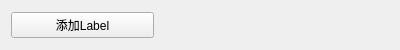
<?xml version="1.0" encoding="UTF-8"?>
<ui version="4.0">
 <class>Form</class>
 <widget class="QWidget" name="Form">
  <property name="geometry">
   <rect>
    <x>0</x>
    <y>0</y>
    <width>400</width>
    <height>50</height>
   </rect>
  </property>
  <property name="windowTitle">
   <string>Form</string>
  </property>
  <layout class="QHBoxLayout" name="horizontalLayout">
   <item>
    <widget class="QPushButton" name="button_add">
     <property name="minimumSize">
      <size>
       <width>133</width>
       <height>0</height>
      </size>
     </property>
     <property name="text">
      <string>添加Label</string>
     </property>
    </widget>
   </item>
   <item>
    <spacer name="horizontalSpacer">
     <property name="orientation">
      <enum>Qt::Horizontal</enum>
     </property>
     <property name="sizeType">
      <enum>QSizePolicy::Fixed</enum>
     </property>
     <property name="sizeHint" stdset="0">
      <size>
       <width>235</width>
       <height>20</height>
      </size>
     </property>
    </spacer>
   </item>
  </layout>
 </widget>
 <resources/>
 <connections/>
</ui>
